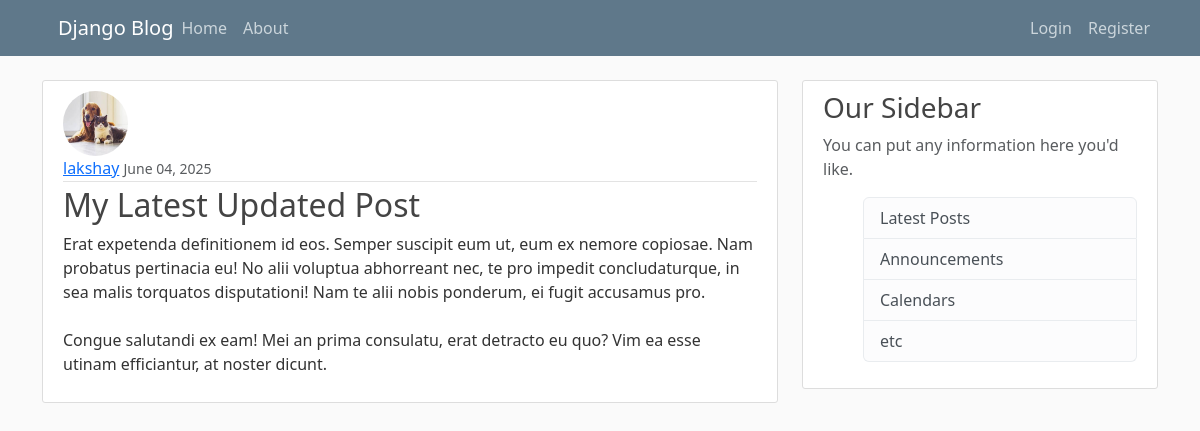
The app's page /post/36/ with its own data.
### blog/models.py (models this page shows, shortened)
class Post(models.Model):
    title = models.CharField(max_length=100)
    content = models.TextField()
    date_posted = models.DateTimeField(default=timezone.now)
    author = models.ForeignKey(User, on_delete=models.CASCADE)

### user/models.py (models this page shows, shortened)
class Profile(models.Model):
    user = models.OneToOneField(User, on_delete=models.CASCADE)
    image = models.ImageField(default='default.jpg', upload_to='_profile_pics_')

### blog/views.py (the view)
# urls.py: path('post/<int:pk>/', PostDetailView.as_view(), name='post-detail'),
class PostDetailView(DetailView):
    model = Post

### blog/templates/blog/post_detail.html (shortened to what this page needs)
{% extends 'blog/base.html' %}
{% block content %}
  <article class="media content-section">
    <img class="rounded-circle article-img" src="{{ object.author.profile.image.url }}" />
    <div class="media-body">
      <div class="article-metadata">
        <a class="mr-2" href="{% url 'user-posts' post.author.username %}">{{ object.author }}</a>
        <small class="text-muted">{{ object.date_posted|date:'F d, Y' }}</small>
      </div>
      <h2 class="article-title" >{{ object.title }}</h2>
      <p class="article-content">{{ object.content }}</p>
    </div>
  </article>
{% endblock %}

### blog/static/blog/main.css (style rules this page uses)
body { background: #fafafa; color: #333333; margin-top: 5rem; }
h1, h2, h3, h4, h5, h6 { color: #444444; }
.content-section { background: #ffffff; padding: 10px 20px; border: 1px solid #dddddd; border-radius: 3px; margin-bottom: 20px; }
.article-title { color: #444444; }
.article-content { white-space: pre-line; }
.article-img { height: 65px; width: 65px; margin-right: 16px; }
.article-metadata { padding-bottom: 1px; margin-bottom: 4px; border-bottom: 1px solid #e3e3e3 }

### records on screen
Post: author.profile.image (picture), author "lakshay", date_posted "June 04, 2025", title "My Latest Updated Post", content "Erat expetenda definitionem id eos. Semper suscipit eum ut, eum ex nemore copiosae. Nam probatus pertinacia eu! No alii voluptua abhorreant nec, te pro impedit concludaturque, in sea malis torquatos disputationi! Nam te alii nobis ponderum, ei fugit accusamus pro. Congue salutandi ex eam! Mei an prima consulatu, erat detracto eu quo? Vim ea esse utinam efficiantur, at noster dicunt."
